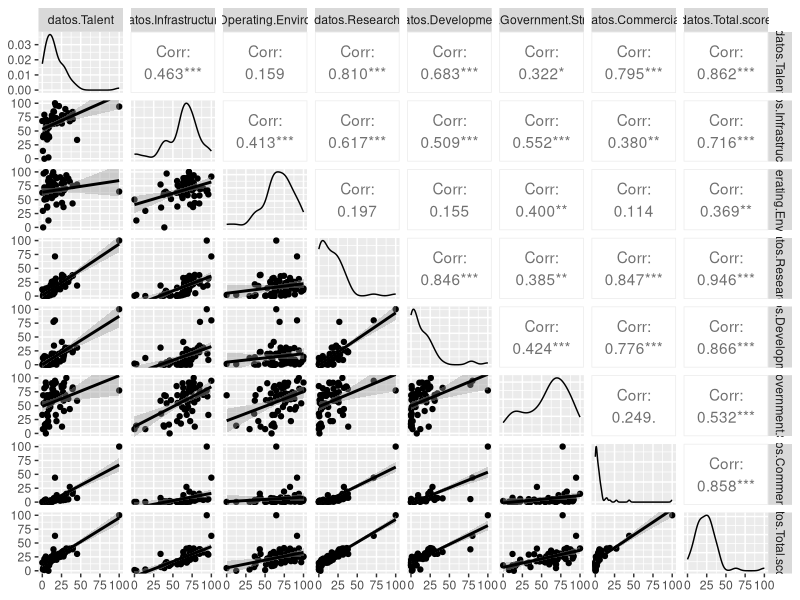
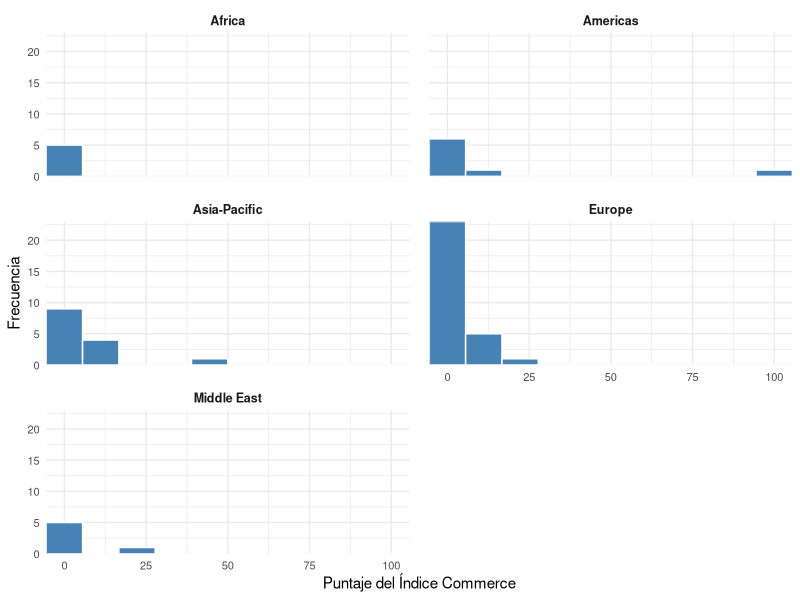
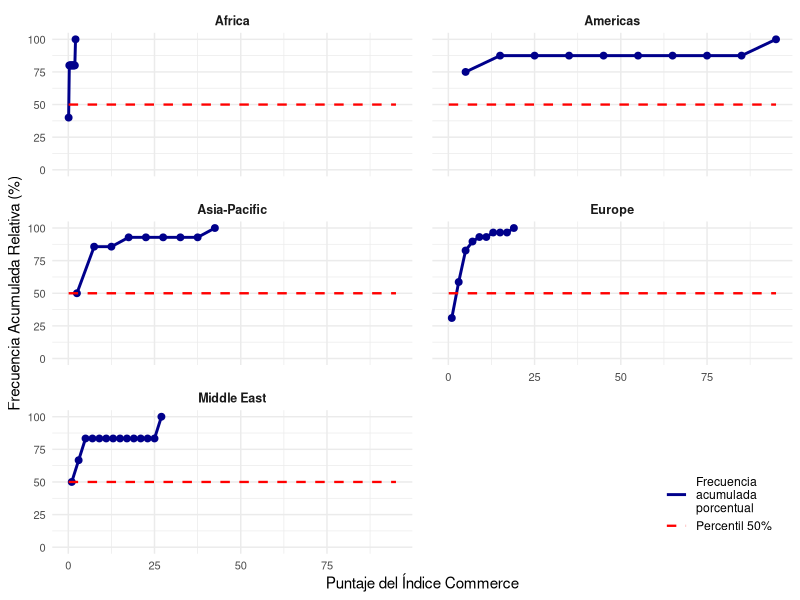
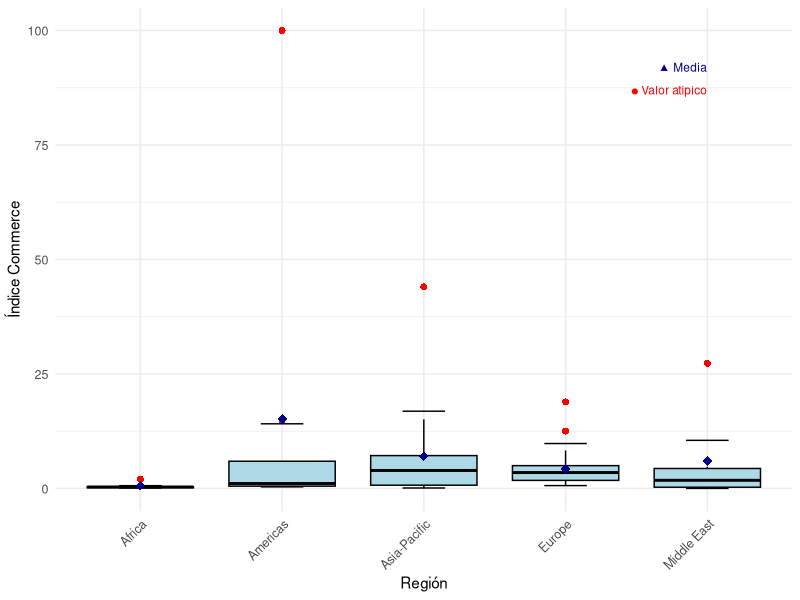
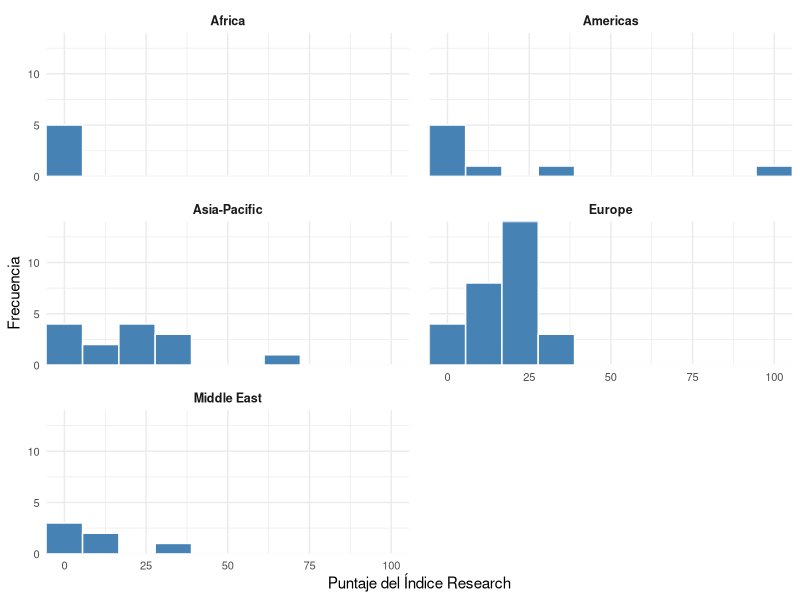
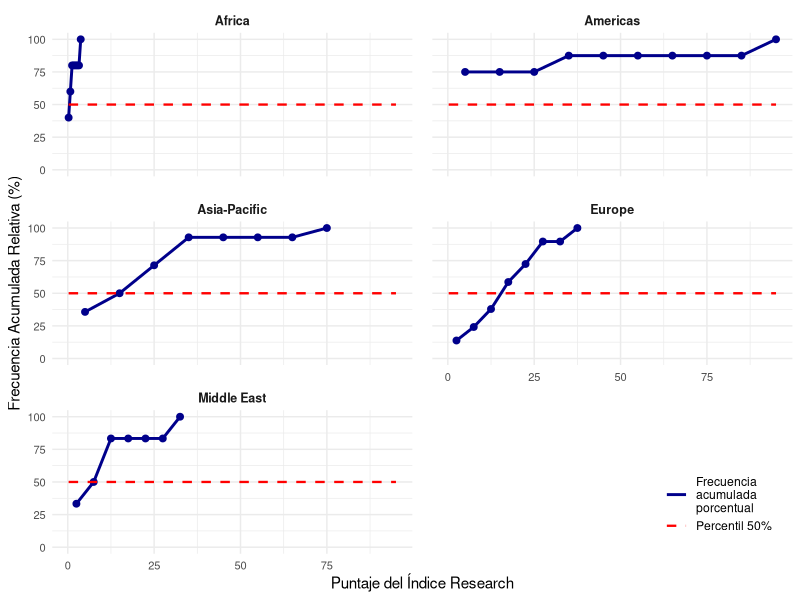
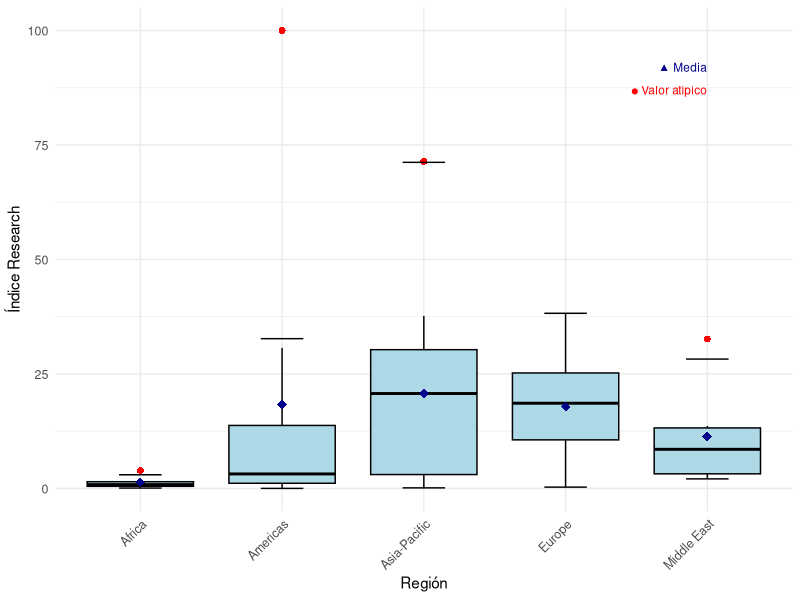
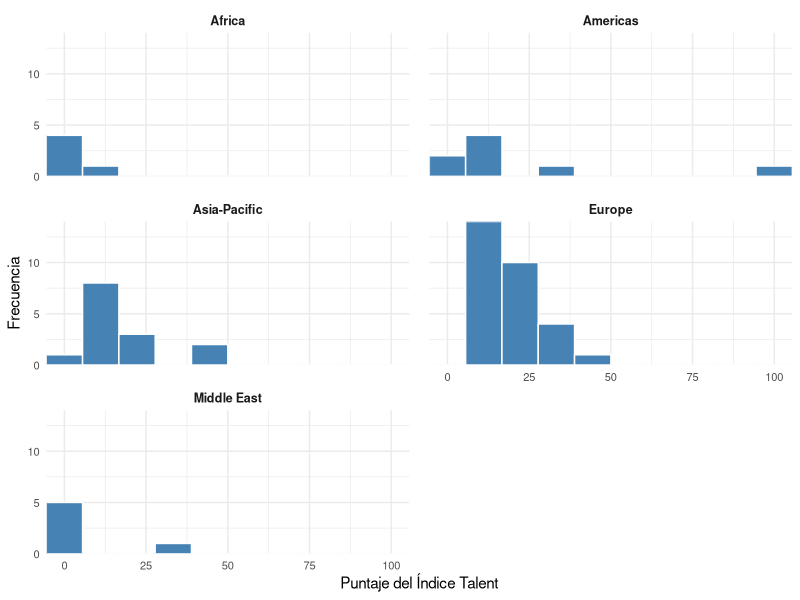

Recreate these plots in R, in order.
## ---- chunk 1
knitr::opts_chunk$set(echo = FALSE)

#Instalación de las libreriás requeridas
library(ggplot2)
library(dplyr)
library(GGally)
library(xtable)
library(readr)
library(knitr)
library(forcats)
library(tidyr)
library(kableExtra)
## ---- chunk 2
knitr::opts_chunk$set(echo = FALSE)

#Organización en dataframes
AI_index_db <- read_csv("AI_index_db.csv")

datos <- data.frame(AI_index_db)

num <- data.frame(datos $Talent, datos $Infrastructure, datos $Operating.Environment, datos $Research, datos $Development, datos $Government.Strategy, datos $Commercial, datos $Total.score)

numeric_data <- data.frame(Commercial = datos$Commercial, Research = datos$Research, Talent = datos$Talent, Total_Score = datos$Total.score)
## ---- chunk 3

#Generación de dataframe de los datos de las variables
variables <- data.frame(
  Variable = c("Country", "Talent", "Infraestructure", "Operating Enviroment", "Research", "Development", "Government Strategy", "Commerce", "Total Score", "Region", "Cluster", "Income Group", "Political Regime"),
  Clasificacion = c("Cualitativa", "Cuantitativa", "Cuantitativa", "Cuantitativa", "Cuantitativa", "Cuantitativa", "Cuantitativa", "Cuantitativa", "Cuantitativa", "Cualitativa", "Cualitativa", "Cualitativa", "Cualitativa"),
  Categorizacion = c("Nominal", "Continua", "Continua", "Continua", "Continua", "Continua", "Continua", "Continua", "Continua", "Nominal", "Nominal", "Ordinal", "Nominal"),
  Descripcion = c(
    "Nombre del país donde se evalúa el AI Global Index.",
    "Indicador de disponibilidad de profesionales calificados para la provisión de soluciones de inteligencia artificial.",
    "Indicador de fiabilidad y la escala de la infraestructura de acceso, desde la electricidad e Internet, hasta las capacidades de superintarmética.",
    "Indicador del contexto regulatorio y la opinión pública en torno a la inteligencia artificial.",
    "Indicador del alcance de la investigación especializada y los investigadores; investigando la cantidad de publicaciones y citas en revistas académicas creíbles.",
    "Indicador de desarrollo de plataformas y algoritmos fundamentales en los que se basan los proyectos innovadores de inteligencia artificial.",
    "Indicador de la profundidad del compromiso del gobierno nacional con la inteligencia artificial; investigando los compromisos de gasto y las estrategias nacionales.",
    "Indicador del nivel de actividad de puesta en marcha, inversión e iniciativas comerciales basadas en la inteligencia artificial.",
    "Indicador AI Global Index que compara a las naciones en su nivel de inversión, innovación e implementación de la inteligencia artificial.",
    "Agrupacion de países según su localización geográfica en regiones.",
    "Agrupación de países según su historia de incursión en el desarrollo de tecnología relacionada con la Inteligencia Artificial.",
    "Nivel de ingresos presentado en el país.",
    "Tipo de régimen político presentado en el país."
  )
)

# Ajuste del diseño de la tabla
cat("\\renewcommand{\\arraystretch}{1.5}\n")
cat("\\begin{footnotesize}")
knitr::kable(variables, 
             caption = "Variables y su clasificación", 
             format = "latex", 
             booktabs = TRUE, 
             longtable = TRUE,
             col.names = c("Variable", "Clasificación", "Categorización", "Descripción"),
             align = c("l", "l", "l", "p{8cm}"))
cat("\\end{footnotesize}")
cat("\\renewcommand{\\arraystretch}{1}\n")

## ---- chunk 4

#Genreación del gráfico
figura1 <- ggpairs(num, lower = list(continuous = "smooth"))
ggsave("figura1.png", plot = figura1, width = 7, height = 7, dpi = 300)
## ---- chunk 5

# Cálculo de las estadísticas
custom_stats_region <- function(df, var, total_score) {
  x <- df[[var]]
  total <- df[[total_score]]
  x <- x[!is.na(x)]
  total <- total[!is.na(total)]
  
  mean_val <- round(mean(x), 2)
  freq_table <- table(x)
  mode_val <- as.numeric(names(freq_table)[freq_table == max(freq_table)])
  mode_text <- if (length(mode_val) > 3) "> 3 modas" else paste(round(mode_val, 2), collapse = ", ")
  std_dev <- round(sd(x), 2)
  min_val <- round(min(x), 2)
  q1 <- round(quantile(x, 0.25), 2)
  median_val <- round(median(x), 2)
  q3 <- round(quantile(x, 0.75), 2)
  max_val <- round(max(x), 2)
  range_val <- round(max_val - min_val, 2)
  iqr <- round(q3 - quantile(x, 0.25), 2)
  cv <- round((std_dev / mean_val) * 100, 2)
  cov_val <- round(cov(x, total, use = "complete.obs"), 2)
  cor_val <- round(cor(x, total, use = "complete.obs"), 2)

  return(data.frame(
    Media = mean_val,
    Moda = mode_text,
    Mínimo = min_val,
    Q1 = q1,
    Mediana = median_val,
    Q3 = q3,
    Máximo = max_val,
    Rango = range_val,
    RIQ = iqr,
    `Desv est` = std_dev,
    CV = cv,
    `Cov Total Score` = cov_val,
    `Corr Total Score` = cor_val
  ))
}

regiones <- unique(datos$Region)
region_stats_list <- list()

for (i in 1:length(regiones)) {
  region <- regiones[i]
  
  region_data <- datos %>% filter(Region == region)
  
  commerce_stats <- custom_stats_region(region_data, "Commercial", "Total.score")
  talent_stats <- custom_stats_region(region_data, "Talent", "Total.score")
  research_stats <- custom_stats_region(region_data, "Research", "Total.score")
  total_stats <- custom_stats_region(region_data, "Total.score", "Total.score")
  
  region_df <- bind_rows(
    cbind(Region = region, Indice = "Commerce", commerce_stats),
    cbind(Region = region, Indice = "Talent", talent_stats),
    cbind(Region = region, Indice = "Research", research_stats),
    cbind(Region = region, Indice = "Total Score", total_stats)
  )
  
  region_stats_list[[i]] <- region_df
}

region_stats <- bind_rows(region_stats_list)

tabla2 <- region_stats %>% 
  select(Region, Indice, Media, Moda, Mínimo, Q1, Mediana, Q3, Máximo) %>% 
  rename(`Región` = Region, `Índice` = Indice)

#Ajuste del diseño de la tabla
cat("\\renewcommand{\\arraystretch}{1.3}\n")
cat("\\begin{scriptsize}")
knitr::kable(tabla2, 
             caption = "Medidas de tendencia central y posición", 
             format = "latex", 
             booktabs = TRUE, 
             longtable = TRUE,
             row.names = FALSE, 
             align = "llrrrrrrr",
             na.string = "")
cat("\\end{scriptsize}")
cat("\\renewcommand{\\arraystretch}{1}\n")

## ---- chunk 6

# Cálculo de las estadísticas
tabla3 <- region_stats %>% 
  select(Region, Indice, Rango, RIQ, `Desv.est`, CV, `Cov.Total.Score`, `Corr.Total.Score`) %>% 
  rename(`Región` = Region, `Índice` = Indice, `Cov Total Score` = `Cov.Total.Score`, `Corr Total Score` = `Corr.Total.Score`)

# Ajuste del diseño de la tabla
cat("\\renewcommand{\\arraystretch}{1.3}\n")
cat("\\begin{scriptsize}")
knitr::kable(tabla3, 
             caption = "Medidas de dispersión e indicadores por región e índice", 
             format = "latex", 
             booktabs = TRUE, 
             longtable = TRUE,
             row.names = FALSE,  
             align = "llrrrrr",
             na.string = "")
cat("\\end{scriptsize}")
cat("\\renewcommand{\\arraystretch}{1}\n")

## ---- chunk 7
# Crear intervalos para la variable Commercial
intervalos <- cut(datos$Commercial, breaks = seq(0, 100, by = 10), 
                  include.lowest = TRUE, right = TRUE)

# Calcular frecuencias
frec_abs <- table(intervalos)
frec_rel <- prop.table(frec_abs)
frec_abs_acum <- cumsum(frec_abs)
frec_rel_acum <- cumsum(frec_rel)

# Crear la tabla de frecuencias
tabla_frecuencias_commercial <- data.frame(
  Intervalo = levels(intervalos),
  "F Absoluta" = as.numeric(frec_abs),
  "F Relativa" = round(as.numeric(frec_rel), 2),
  "F Abs Acum" = as.numeric(frec_abs_acum),
  "F Rel Acum" = round(as.numeric(frec_rel_acum), 2)
)

# Mostrar la tabla con knitr::kable
knitr::kable(tabla_frecuencias_commercial, 
             caption = "Frecuencia del Índice Commercial",
             align = c('l', 'c', 'c', 'c', 'c'))

## ---- chunk 8

#Generación de la tabla
crear_intervalos <- function(data, variable, n_bins = 8) {
  breaks <- pretty(range(data[[variable]], na.rm = TRUE), n = n_bins)
  return(breaks)
}
commerce_breaks <- crear_intervalos(datos, "Commercial")
total_score_breaks <- crear_intervalos(datos, "Total.score")
commerce_labels <- paste0("(", commerce_breaks[-length(commerce_breaks)], ", ", commerce_breaks[-1], "]")
score_labels <- paste0("(", total_score_breaks[-length(total_score_breaks)], ", ", total_score_breaks[-1], "]")
datos$Commercial_interval <- cut(datos$Commercial, 
                                breaks = commerce_breaks, 
                                labels = commerce_labels, 
                                include.lowest = TRUE)
datos$TotalScore_interval <- cut(datos$Total.score, 
                                breaks = total_score_breaks, 
                                labels = score_labels, 
                                include.lowest = TRUE)
tabla_contingencia <- table(datos$Commercial_interval, datos$TotalScore_interval)
tabla_df <- as.data.frame.matrix(tabla_contingencia)
tabla_df$Total <- rowSums(tabla_df)
totales_columna <- colSums(tabla_df)
tabla_df <- rbind(tabla_df, Total = totales_columna)
tabla4 <- tabla_df %>%
  tibble::rownames_to_column(var = "A  -   B") %>%
  dplyr::rename(`A - B` = `A  -   B`) %>% 
  dplyr::select(`A - B`, everything()) 

colnames(tabla4) <- c("A   -   B", "[0, 10]", "(10, 20]", "(20, 30]", "(30, 40]", "(40, 50]", 
                      "(50, 60]", "(60, 70]", "(70, 80]", "(80, 90]", "(90, 100]", "Total")

cat("\\renewcommand{\\arraystretch}{1.3}\n")
cat("\\begin{scriptsize}")
print(xtable::xtable(tabla4, 
                   caption = "Tabla de Frecuencia Bivariada Índice Commerce (A) vs Total Score (B)"),
      tabular.environment = "longtable",
      floating = FALSE,
      include.rownames = FALSE,
      latex.environments = "",
      caption.placement = "top")
cat("\\end{scriptsize}")
cat("\\renewcommand{\\arraystretch}{1}\n")
## ---- chunk 9

# Crear el histograma 
figura2 <- ggplot(datos, aes(x = Commercial)) +
  geom_histogram(bins = 10, fill = "steelblue", color = "white") +
  facet_wrap(~Region, ncol = 2, scales = "fixed") +  
  scale_x_continuous(expand = c(0, 0)) +
  scale_y_continuous(expand = c(0, 0)) +
  labs(x = "Puntaje del Índice Commerce",
       y = "Frecuencia") +
  theme_minimal() +
  theme(plot.title = element_text(hjust = 0.5, size = 12),
        axis.text = element_text(size = 8),
        strip.text = element_text(size = 9, face = "bold"),
        panel.spacing = unit(1, "lines"))
ggsave("figura2.png", plot = figura2, width = 8, height = 9, dpi = 300)

## ---- chunk 10

# Generar diagrama
prepare_ogive_data <- function(df, variable, region_var, bins = 10) {
  df %>%
    filter(!is.na(.data[[variable]])) %>%
    group_by(.data[[region_var]]) %>%
    do({
      region_data <- .
      breaks <- pretty(range(region_data[[variable]], na.rm = TRUE), n = bins)
      h <- hist(region_data[[variable]], breaks = breaks, plot = FALSE)
      cum_freq <- cumsum(h$counts) / sum(h$counts) * 100
      data.frame(
        Region = unique(region_data[[region_var]]),
        bin = h$mids,
        freq_acum_rel = cum_freq
      )
    }) %>%
    ungroup()
}

ojiva_data <- prepare_ogive_data(datos, "Commercial", "Region", bins = 10)

figura_ojiva <- ggplot(ojiva_data, aes(x = bin, y = freq_acum_rel)) +
  geom_line(color = "darkblue", size = 1, aes(linetype = "Frecuencia\nacumulada\nporcentual")) +
  geom_point(color = "darkblue", size = 2) +
  geom_line(data = data.frame(bin = c(min(ojiva_data$bin), max(ojiva_data$bin)),
            freq_acum_rel = 50,
            Linea = "Percentil 50%"),
          aes(x = bin, y = freq_acum_rel, linetype = Linea),
          color = "red", size = 0.8) +
  facet_wrap(~Region, ncol = 2, scales = "fixed") +
  labs(
    x = "Puntaje del Índice Commerce",
    y = "Frecuencia Acumulada Relativa (%)",
    linetype = "" 
  ) +
  theme_minimal() +
  theme(
    plot.title = element_text(hjust = 0.5, size = 12),
    axis.text = element_text(size = 8),
    strip.text = element_text(size = 9, face = "bold"),
    panel.spacing = unit(1, "lines"),
    legend.box = "vertical",
    legend.background = element_rect(fill = alpha("white", 0.8), color =NA),
    legend.margin = margin(4, 4, 4, 4),
    legend.position = c(0.98, 0.02),
    legend.justification = c(1, 0)
  ) +
  scale_linetype_manual(values = c("Frecuencia\nacumulada\nporcentual" = "solid", "Percentil 50%" = "dashed")) +
  scale_y_continuous(limits = c(0, 100))

ggsave("figura3.png", plot = figura_ojiva, width = 8, height = 9, dpi = 300)

## ---- chunk 11

# Generación del. diagrama
stats_boxplot <- datos %>%
  group_by(Region) %>%
  summarise(
    q1 = quantile(Commercial, 0.25, na.rm = TRUE),
    q3 = quantile(Commercial, 0.75, na.rm = TRUE),
    iqr = IQR(Commercial, na.rm = TRUE),
    lower_whisker = max(min(Commercial, na.rm = TRUE), q1 - 1.5 * iqr),
    upper_whisker = min(max(Commercial, na.rm = TRUE), q3 + 1.5 * iqr),
    mean_val = mean(Commercial, na.rm = TRUE),
    .groups = "drop"
  )

datos$Region <- factor(datos$Region)

figura4 <- ggplot(datos, aes(x = Region, y = Commercial)) +
  geom_boxplot(outlier.colour = "red",
               outlier.shape = 16,
               outlier.size = 2,
               fill = "lightblue",
               color = "black",
               coef = 1.5) +
  
  geom_segment(data = stats_boxplot,
               aes(x = as.numeric(factor(Region)) - 0.15, 
                   xend = as.numeric(factor(Region)) + 0.15,
                   y = lower_whisker, 
                   yend = lower_whisker),
               color = "black", linewidth = 0.5) +
  
  geom_segment(data = stats_boxplot,
               aes(x = as.numeric(factor(Region)) - 0.15, 
                   xend = as.numeric(factor(Region)) + 0.15,
                   y = upper_whisker, 
                   yend = upper_whisker),
               color = "black", linewidth = 0.5) +
  
  stat_summary(fun = mean,
               geom = "point",
               shape = 18,
               size = 3,
               color = "darkblue") +
  
  labs(x = "Región",
       y = "Índice Commerce") +
  
  theme_minimal() +
  theme(
    axis.text.x = element_text(angle = 45, hjust = 1, size = 9),
    axis.text.y = element_text(size = 9),
    plot.title = element_text(hjust = 0.5, size = 12)
  ) +
  annotate("text", x = max(as.numeric(factor(datos$Region))), 
           y = max(datos$Commercial, na.rm = TRUE) * 0.92, 
           label = "▲ Media", color = "darkblue", size = 3, hjust = 1) +
  annotate("text", x = max(as.numeric(factor(datos$Region))), 
           y = max(datos$Commercial, na.rm = TRUE) * 0.87, 
           label = "● Valor atípico", color = "red", size = 3, hjust = 1)
ggsave("figura4.png", plot = figura4, width = 8, height = 5, dpi = 300)

## ---- chunk 12

# Crear intervalos para la variable Research
intervalos <- cut(datos$Research, breaks = seq(0, 100, by = 10), 
                  include.lowest = TRUE, right = TRUE)

# Calcular frecuencias
frec_abs <- table(intervalos)
frec_rel <- prop.table(frec_abs)
frec_abs_acum <- cumsum(frec_abs)
frec_rel_acum <- cumsum(frec_rel)

# Crear la tabla de frecuencias
tabla_frecuencias_research <- data.frame(
  Intervalo = levels(intervalos),
  "F Absoluta" = as.numeric(frec_abs),
  "F Relativa" = round(as.numeric(frec_rel), 2),
  "F Abs Acum" = as.numeric(frec_abs_acum),
  "F Rel Acum" = round(as.numeric(frec_rel_acum), 2)
)

# Mostrar la tabla con el mismo formato
knitr::kable(tabla_frecuencias_research, 
             caption = "Frecuencia del Índice Research",
             align = c('l', 'c', 'c', 'c', 'c'))

## ---- chunk 13

#Generación de la tabla
crear_intervalos <- function(data, variable, n_bins = 8) {
  breaks <- pretty(range(data[[variable]], na.rm = TRUE), n = n_bins)
  return(breaks)
}
research_breaks <- crear_intervalos(datos, "Research")
total_score_breaks <- crear_intervalos(datos, "Total.score")
research_labels <- paste0("(", research_breaks[-length(research_breaks)], ", ", research_breaks[-1], "]")
score_labels <- paste0("(", total_score_breaks[-length(total_score_breaks)], ", ", total_score_breaks[-1], "]")
datos$Research_interval <- cut(datos$Research, 
                                breaks = research_breaks, 
                                labels = research_labels, 
                                include.lowest = TRUE)
datos$TotalScore_interval <- cut(datos$Total.score, 
                                breaks = total_score_breaks, 
                                labels = score_labels, 
                                include.lowest = TRUE)
tabla_contingencia <- table(datos$Research_interval, datos$TotalScore_interval)
tabla_df <- as.data.frame.matrix(tabla_contingencia)
tabla_df$Total <- rowSums(tabla_df)
totales_columna <- colSums(tabla_df)
tabla_df <- rbind(tabla_df, Total = totales_columna)
tabla5 <- tabla_df %>%
  tibble::rownames_to_column(var = "A  -   B") %>%
  dplyr::rename(`A - B` = `A  -   B`) %>% 
  dplyr::select(`A - B`, everything()) 

colnames(tabla5) <- c("A   -   B", "[0, 10]", "(10, 20]", "(20, 30]", "(30, 40]", "(40, 50]", 
                      "(50, 60]", "(60, 70]", "(70, 80]", "(80, 90]", "(90, 100]", "Total")

cat("\\renewcommand{\\arraystretch}{1.3}\n")
cat("\\begin{scriptsize}")
print(xtable::xtable(tabla5, 
                   caption = "Tabla de Frecuencia Bivariada Índice Research (A) vs Total Score (B)"),
      tabular.environment = "longtable",
      floating = FALSE,
      include.rownames = FALSE,
      latex.environments = "",
      caption.placement = "top")
cat("\\end{scriptsize}")
cat("\\renewcommand{\\arraystretch}{1}\n")
## ---- chunk 14

# Crear el histograma 
figura5 <- ggplot(datos, aes(x = Research)) +
  geom_histogram(bins = 10, fill = "steelblue", color = "white") +
  facet_wrap(~Region, ncol = 2, scales = "fixed") +  
  scale_x_continuous(expand = c(0, 0)) +
  scale_y_continuous(expand = c(0, 0)) +
  labs(x = "Puntaje del Índice Research",
       y = "Frecuencia") +
  theme_minimal() +
  theme(plot.title = element_text(hjust = 0.5, size = 12),
        axis.text = element_text(size = 8),
        strip.text = element_text(size = 9, face = "bold"),
        panel.spacing = unit(1, "lines"))
ggsave("figura5.png", plot = figura5, width = 8, height = 9, dpi = 300)
## ---- chunk 15

# Generar diagrama
prepare_ogive_data <- function(df, variable, region_var, bins = 10) {
  df %>%
    filter(!is.na(.data[[variable]])) %>%
    group_by(.data[[region_var]]) %>%
    do({
      region_data <- .
      breaks <- pretty(range(region_data[[variable]], na.rm = TRUE), n = bins)
      h <- hist(region_data[[variable]], breaks = breaks, plot = FALSE)
      cum_freq <- cumsum(h$counts) / sum(h$counts) * 100
      data.frame(
        Region = unique(region_data[[region_var]]),
        bin = h$mids,
        freq_acum_rel = cum_freq
      )
    }) %>%
    ungroup()
}

ojiva_data <- prepare_ogive_data(datos, "Research", "Region", bins = 10)

figura_ojiva <- ggplot(ojiva_data, aes(x = bin, y = freq_acum_rel)) +
  geom_line(color = "darkblue", size = 1, aes(linetype = "Frecuencia\nacumulada\nporcentual")) +
  geom_point(color = "darkblue", size = 2) +
  geom_line(data = data.frame(bin = c(min(ojiva_data$bin), max(ojiva_data$bin)),
            freq_acum_rel = 50,
            Linea = "Percentil 50%"),
          aes(x = bin, y = freq_acum_rel, linetype = Linea),
          color = "red", size = 0.8) +
  facet_wrap(~Region, ncol = 2, scales = "fixed") +
  labs(
    x = "Puntaje del Índice Research",
    y = "Frecuencia Acumulada Relativa (%)",
    linetype = "" 
  ) +
  theme_minimal() +
  theme(
    plot.title = element_text(hjust = 0.5, size = 12),
    axis.text = element_text(size = 8),
    strip.text = element_text(size = 9, face = "bold"),
    panel.spacing = unit(1, "lines"),
    legend.box = "vertical",
    legend.background = element_rect(fill = alpha("white", 0.8), color =NA),
    legend.margin = margin(4, 4, 4, 4),
    legend.position = c(0.98, 0.02),
    legend.justification = c(1, 0)
  ) +
  scale_linetype_manual(values = c("Frecuencia\nacumulada\nporcentual" = "solid", "Percentil 50%" = "dashed")) +
  scale_y_continuous(limits = c(0, 100))

ggsave("figura6.png", plot = figura_ojiva, width = 8, height = 9, dpi = 300)
## ---- chunk 16

# Generación del diagrama
stats_boxplot <- datos %>%
  group_by(Region) %>%
  summarise(
    q1 = quantile(Research, 0.25, na.rm = TRUE),
    q3 = quantile(Research, 0.75, na.rm = TRUE),
    iqr = IQR(Research, na.rm = TRUE),
    lower_whisker = max(min(Research, na.rm = TRUE), q1 - 1.5 * iqr),
    upper_whisker = min(max(Research, na.rm = TRUE), q3 + 1.5 * iqr),
    mean_val = mean(Research, na.rm = TRUE),
    .groups = "drop"
  )

datos$Region <- factor(datos$Region)

figura7 <- ggplot(datos, aes(x = Region, y = Research)) +
  geom_boxplot(outlier.colour = "red",
               outlier.shape = 16,
               outlier.size = 2,
               fill = "lightblue",
               color = "black",
               coef = 1.5) +
  
  geom_segment(data = stats_boxplot,
               aes(x = as.numeric(factor(Region)) - 0.15, 
                   xend = as.numeric(factor(Region)) + 0.15,
                   y = lower_whisker, 
                   yend = lower_whisker),
               color = "black", linewidth = 0.5) +
  
  geom_segment(data = stats_boxplot,
               aes(x = as.numeric(factor(Region)) - 0.15, 
                   xend = as.numeric(factor(Region)) + 0.15,
                   y = upper_whisker, 
                   yend = upper_whisker),
               color = "black", linewidth = 0.5) +
  
  stat_summary(fun = mean,
               geom = "point",
               shape = 18,
               size = 3,
               color = "darkblue") +
  
  labs(x = "Región",
       y = "Índice Research") +
  
  theme_minimal() +
  theme(
    axis.text.x = element_text(angle = 45, hjust = 1, size = 9),
    axis.text.y = element_text(size = 9),
    plot.title = element_text(hjust = 0.5, size = 12)
  ) +
  annotate("text", x = max(as.numeric(factor(datos$Region))), 
           y = max(datos$Research, na.rm = TRUE) * 0.92, 
           label = "▲ Media", color = "darkblue", size = 3, hjust = 1) +
  annotate("text", x = max(as.numeric(factor(datos$Region))), 
           y = max(datos$Research, na.rm = TRUE) * 0.87, 
           label = "● Valor atípico", color = "red", size = 3, hjust = 1)
ggsave("figura7.png", plot = figura7, width = 8, height = 5, dpi = 300)

## ---- chunk 17
datos <- read.csv("AI_index_db.csv")

# Crear intervalos para la variable Talent
intervalos <- cut(datos$Talent, breaks = seq(0, 100, by = 10), 
                  include.lowest = TRUE, right = TRUE)

# Calcular frecuencias
frec_abs <- table(intervalos)
frec_rel <- prop.table(frec_abs)
frec_abs_acum <- cumsum(frec_abs)
frec_rel_acum <- cumsum(frec_rel)

# Crear la tabla de frecuencias
tabla_frecuencias_talent <- data.frame(
  Intervalo = levels(intervalos),
  "F Absoluta" = as.numeric(frec_abs),
  "F Relativa" = round(as.numeric(frec_rel), 2),
  "F Abs Acum" = as.numeric(frec_abs_acum),
  "F Rel Acum" = round(as.numeric(frec_rel_acum), 2)
)

# Mostrar la tabla con knitr::kable
knitr::kable(tabla_frecuencias_talent, 
             caption = "Frecuencia del Índice Talent",
             align = c('l', 'c', 'c', 'c', 'c'))
## ---- chunk 18

#Generación de la tabla
crear_intervalos <- function(data, variable, n_bins = 8) {
  breaks <- pretty(range(data[[variable]], na.rm = TRUE), n = n_bins)
  return(breaks)
}
talent_breaks <- crear_intervalos(datos, "Talent")
total_score_breaks <- crear_intervalos(datos, "Total.score")
research_labels <- paste0("(", talent_breaks[-length(talent_breaks)], ", ", talent_breaks[-1], "]")
score_labels <- paste0("(", total_score_breaks[-length(total_score_breaks)], ", ", total_score_breaks[-1], "]")
datos$Talent_interval <- cut(datos$Talent, 
                                breaks = research_breaks, 
                                labels = research_labels, 
                                include.lowest = TRUE)
datos$TotalScore_interval <- cut(datos$Total.score, 
                                breaks = total_score_breaks, 
                                labels = score_labels, 
                                include.lowest = TRUE)
tabla_contingencia <- table(datos$Talent_interval, datos$TotalScore_interval)
tabla_df <- as.data.frame.matrix(tabla_contingencia)
tabla_df$Total <- rowSums(tabla_df)
totales_columna <- colSums(tabla_df)
tabla_df <- rbind(tabla_df, Total = totales_columna)
tabla5 <- tabla_df %>%
  tibble::rownames_to_column(var = "A  -   B") %>%
  dplyr::rename(`A - B` = `A  -   B`) %>% 
  dplyr::select(`A - B`, everything()) 

colnames(tabla5) <- c("A   -   B", "[0, 10]", "(10, 20]", "(20, 30]", "(30, 40]", "(40, 50]", 
                      "(50, 60]", "(60, 70]", "(70, 80]", "(80, 90]", "(90, 100]", "Total")

cat("\\renewcommand{\\arraystretch}{1.3}\n")
cat("\\begin{scriptsize}")
print(xtable::xtable(tabla5, 
                   caption = "Tabla de Frecuencia Bivariada Índice Talent (A) vs Total Score (B)"),
      tabular.environment = "longtable",
      floating = FALSE,
      include.rownames = FALSE,
      latex.environments = "",
      caption.placement = "top")
cat("\\end{scriptsize}")
cat("\\renewcommand{\\arraystretch}{1}\n")
## ---- chunk 19

# Histograma de Talent por región
histograma_talent <- ggplot(datos, aes(x = Talent)) +
  geom_histogram(bins = 10, fill = "steelblue", color = "white") +
  facet_wrap(~Region, ncol = 2, scales = "fixed") +  
  scale_x_continuous(expand = c(0, 0)) +
  scale_y_continuous(expand = c(0, 0)) +
  labs(x = "Puntaje del Índice Talent",
       y = "Frecuencia") +
  theme_minimal() +
  theme(plot.title = element_text(hjust = 0.5, size = 12),
        axis.text = element_text(size = 8),
        strip.text = element_text(size = 9, face = "bold"),
        panel.spacing = unit(1, "lines"))

ggsave("figura8.png", plot = histograma_talent, width = 8, height = 9, dpi = 300)

## ---- chunk 20

# Distribución acumulada (ojiva) del índice Talent
prepare_ogive_data <- function(df, variable, region_var, bins = 10) {
  df %>%
    filter(!is.na(.data[[variable]])) %>%
    group_by(.data[[region_var]]) %>%
    do({
      region_data <- .
      breaks <- pretty(range(region_data[[variable]], na.rm = TRUE), n = bins)
      h <- hist(region_data[[variable]], breaks = breaks, plot = FALSE)
      cum_freq <- cumsum(h$counts) / sum(h$counts) * 100
      data.frame(
        Region = unique(region_data[[region_var]]),
        bin = h$mids,
        freq_acum_rel = cum_freq
      )
    }) %>%
    ungroup()
}

ojiva_talent_data <- prepare_ogive_data(datos, "Talent", "Region", bins = 10)

figura_ojiva_talent <- ggplot(ojiva_talent_data, aes(x = bin, y = freq_acum_rel)) +
  geom_line(color = "darkblue", size = 1, aes(linetype = "Frecuencia\nacumulada\nporcentual")) +
  geom_point(color = "darkblue", size = 2) +
  geom_line(data = data.frame(bin = c(min(ojiva_talent_data$bin), max(ojiva_talent_data$bin)),
            freq_acum_rel = 50,
            Linea = "Percentil 50%"),
          aes(x = bin, y = freq_acum_rel, linetype = Linea),
          color = "red", size = 0.8) +
  facet_wrap(~Region, ncol = 2, scales = "fixed") +
  labs(
    x = "Puntaje del Índice Talent",
    y = "Frecuencia Acumulada Relativa (%)",
    linetype = "" 
  ) +
  theme_minimal() +
  theme(
    plot.title = element_text(hjust = 0.5, size = 12),
    axis.text = element_text(size = 8),
    strip.text = element_text(size = 9, face = "bold"),
    panel.spacing = unit(1, "lines"),
    legend.box = "vertical",
    legend.background = element_rect(fill = alpha("white", 0.8), color = NA),
    legend.margin = margin(4, 4, 4, 4),
    legend.position = c(0.98, 0.02),
    legend.justification = c(1, 0)
  ) +
  scale_linetype_manual(values = c("Frecuencia\nacumulada\nporcentual" = "solid", "Percentil 50%" = "dashed")) +
  scale_y_continuous(limits = c(0, 100))

ggsave("figura9.png", plot = figura_ojiva_talent, width = 8, height = 9, dpi = 300)

## ---- chunk 21

# Diagrama de cajas y bigotes del índice Talent
stats_boxplot_talent <- datos %>%
  group_by(Region) %>%
  summarise(
    q1 = quantile(Talent, 0.25, na.rm = TRUE),
    q3 = quantile(Talent, 0.75, na.rm = TRUE),
    iqr = IQR(Talent, na.rm = TRUE),
    lower_whisker = max(min(Talent, na.rm = TRUE), q1 - 1.5 * iqr),
    upper_whisker = min(max(Talent, na.rm = TRUE), q3 + 1.5 * iqr),
    mean_val = mean(Talent, na.rm = TRUE),
    .groups = "drop"
  )

datos$Region <- factor(datos$Region)

figura_boxplot_talent <- ggplot(datos, aes(x = Region, y = Talent)) +
  geom_boxplot(outlier.colour = "red",
               outlier.shape = 16,
               outlier.size = 2,
               fill = "lightblue",
               color = "black",
               coef = 1.5) +
  
  geom_segment(data = stats_boxplot_talent,
               aes(x = as.numeric(factor(Region)) - 0.15, 
                   xend = as.numeric(factor(Region)) + 0.15,
                   y = lower_whisker, 
                   yend = lower_whisker),
               color = "black", linewidth = 0.5) +
  
  geom_segment(data = stats_boxplot_talent,
               aes(x = as.numeric(factor(Region)) - 0.15, 
                   xend = as.numeric(factor(Region)) + 0.15,
                   y = upper_whisker, 
                   yend = upper_whisker),
               color = "black", linewidth = 0.5) +
  
  stat_summary(fun = mean,
               geom = "point",
               shape = 18,
               size = 3,
               color = "darkblue") +
  
  labs(x = "Región",
       y = "Índice Talent") +
  
  theme_minimal() +
  theme(
    axis.text.x = element_text(angle = 45, hjust = 1, size = 9),
    axis.text.y = element_text(size = 9),
    plot.title = element_text(hjust = 0.5, size = 12)
  ) +
  annotate("text", x = max(as.numeric(factor(datos$Region))), 
           y = max(datos$Talent, na.rm = TRUE) * 0.92, 
           label = "▲ Media", color = "darkblue", size = 3, hjust = 1) +
  annotate("text", x = max(as.numeric(factor(datos$Region))), 
           y = max(datos$Talent, na.rm = TRUE) * 0.87, 
           label = "● Valor atípico", color = "red", size = 3, hjust = 1)

ggsave("figura10.png", plot = figura_boxplot_talent, width = 8, height = 5, dpi = 300)
